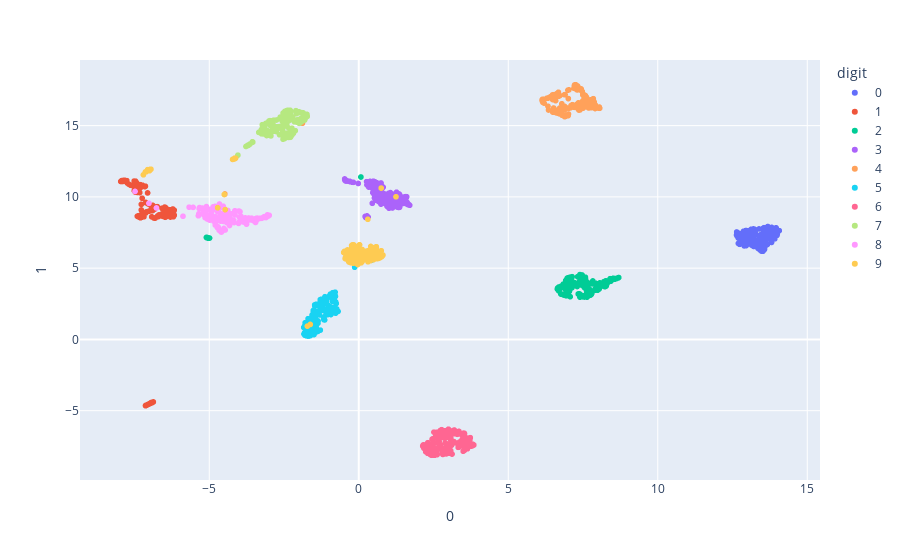

The code cell stored with this chart in its notebook:
### Code cell
import plotly.express as px
from sklearn.datasets import load_digits
from umap import UMAP

digits = load_digits()

umap_2d = UMAP(random_state=0)
umap_2d.fit(digits.data)

projections = umap_2d.transform(digits.data)

fig = px.scatter(
    projections, x=0, y=1,
    color=digits.target.astype(str), labels={'color': 'digit'}
)
fig.show()

### Figure 1 — Plotly figure (JSON) as saved in the notebook; plotly's stock layout.template omitted (floating-point values rounded to 4 significant figures; data arrays with more than 128 entries replaced by an {"elided": "..."} marker saying what was removed)
{"data": [{"hovertemplate": "digit=0<br>0=%{x}<br>1=%{y}<extra></extra>", "legendgroup": "0", "marker": {"color": "#636efa", "symbol": "circle"}, "mode": "markers", "name": "0", "showlegend": true, "type": "scattergl", "x": {"elided": "178 float values"}, "xaxis": "x", "y": {"elided": "178 float values"}, "yaxis": "y"}, {"hovertemplate": "digit=1<br>0=%{x}<br>1=%{y}<extra></extra>", "legendgroup": "1", "marker": {"color": "#EF553B", "symbol": "circle"}, "mode": "markers", "name": "1", "showlegend": true, "type": "scattergl", "x": {"elided": "182 float values"}, "xaxis": "x", "y": {"elided": "182 float values"}, "yaxis": "y"}, {"hovertemplate": "digit=2<br>0=%{x}<br>1=%{y}<extra></extra>", "legendgroup": "2", "marker": {"color": "#00cc96", "symbol": "circle"}, "mode": "markers", "name": "2", "showlegend": true, "type": "scattergl", "x": {"elided": "177 float values"}, "xaxis": "x", "y": {"elided": "177 float values"}, "yaxis": "y"}, {"hovertemplate": "digit=3<br>0=%{x}<br>1=%{y}<extra></extra>", "legendgroup": "3", "marker": {"color": "#ab63fa", "symbol": "circle"}, "mode": "markers", "name": "3", "showlegend": true, "type": "scattergl", "x": {"elided": "183 float values"}, "xaxis": "x", "y": {"elided": "183 float values"}, "yaxis": "y"}, {"hovertemplate": "digit=4<br>0=%{x}<br>1=%{y}<extra></extra>", "legendgroup": "4", "marker": {"color": "#FFA15A", "symbol": "circle"}, "mode": "markers", "name": "4", "showlegend": true, "type": "scattergl", "x": {"elided": "181 float values"}, "xaxis": "x", "y": {"elided": "181 float values"}, "yaxis": "y"}, {"hovertemplate": "digit=5<br>0=%{x}<br>1=%{y}<extra></extra>", "legendgroup": "5", "marker": {"color": "#19d3f3", "symbol": "circle"}, "mode": "markers", "name": "5", "showlegend": true, "type": "scattergl", "x": {"elided": "182 float values"}, "xaxis": "x", "y": {"elided": "182 float values"}, "yaxis": "y"}, {"hovertemplate": "digit=6<br>0=%{x}<br>1=%{y}<extra></extra>", "legendgroup": "6", "marker": {"color": "#FF6692", "symbol": "circle"}, "mode": "markers", "name": "6", "showlegend": true, "type": "scattergl", "x": {"elided": "181 float values"}, "xaxis": "x", "y": {"elided": "181 float values"}, "yaxis": "y"}, {"hovertemplate": "digit=7<br>0=%{x}<br>1=%{y}<extra></extra>", "legendgroup": "7", "marker": {"color": "#B6E880", "symbol": "circle"}, "mode": "markers", "name": "7", "showlegend": true, "type": "scattergl", "x": {"elided": "179 float values"}, "xaxis": "x", "y": {"elided": "179 float values"}, "yaxis": "y"}, {"hovertemplate": "digit=8<br>0=%{x}<br>1=%{y}<extra></extra>", "legendgroup": "8", "marker": {"color": "#FF97FF", "symbol": "circle"}, "mode": "markers", "name": "8", "showlegend": true, "type": "scattergl", "x": {"elided": "174 float values"}, "xaxis": "x", "y": {"elided": "174 float values"}, "yaxis": "y"}, {"hovertemplate": "digit=9<br>0=%{x}<br>1=%{y}<extra></extra>", "legendgroup": "9", "marker": {"color": "#FECB52", "symbol": "circle"}, "mode": "markers", "name": "9", "showlegend": true, "type": "scattergl", "x": {"elided": "180 float values"}, "xaxis": "x", "y": {"elided": "180 float values"}, "yaxis": "y"}], "layout": {"legend": {"title": {"text": "digit"}, "tracegroupgap": 0}, "margin": {"t": 60}, "xaxis": {"anchor": "y", "domain": [0, 1], "title": {"text": "0"}}, "yaxis": {"anchor": "x", "domain": [0, 1], "title": {"text": "1"}}}}
